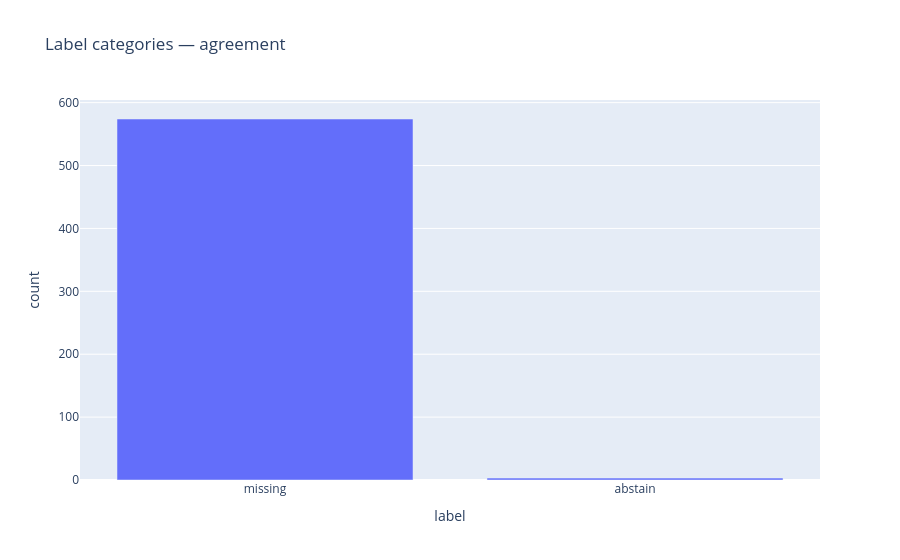
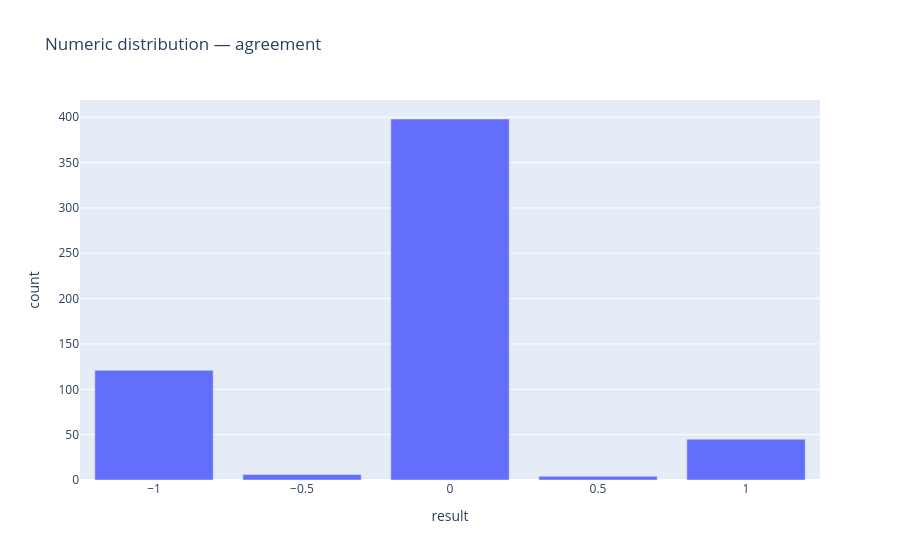

Notebook cell for these charts, in order:
### Code cell
# =============================================================================
# Abschnitt 4 — Task KPIs — Labels (wie Tab 3)
# =============================================================================

if df_lab.empty:
    print("WARNING: labels empty.")
elif not task_lab:
    print("WARNING: no task column detected.")
else:
    tasks = sorted(df_lab[task_lab].dropna().unique().tolist())
    print(f"Tasks found: {len(tasks)}")
    print(tasks)

    # choose task
    selected = SELECTED_LABEL_TASK if SELECTED_LABEL_TASK in tasks else (tasks[0] if tasks else None)
    print("Selected task:", selected)

    dft = df_lab[df_lab[task_lab] == selected].copy()
    if "is_abstain" not in dft.columns or "label_category" not in dft.columns:
        dft = add_label_category_columns(dft)

    # KPI tiles (as prints)
    print(f"Rows: {len(dft):,}")
    print(f"Abstain rows: {int(dft['is_abstain'].sum()):,}")
    print(f"Abstain share: {float(dft['is_abstain'].mean()):.3f}")
    if conf_lab and conf_lab in dft.columns:
        print(f"Mean confidence: {safe_numeric(dft[conf_lab]).mean():.3f}")
    else:
        print("Mean confidence: N/A")

    label_dist, value_dist, conf = compute_task_distributions(
        df_any=dft,
        task_col=task_lab,
        value_cols=value_candidates,
        conf_col=conf_lab,
        label_cat_col="label_category",
    )

    display(label_dist)
    px.bar(label_dist, x="label", y="count", title=f"Label categories — {selected}").show()

    if value_dist.empty:
        print("No usable numeric result field for this task.")
    else:
        display(value_dist.head(200))
        px.bar(value_dist, x="result", y="count", title=f"Numeric distribution — {selected}").show()

    if conf.empty:
        print("No confidence field.")
    else:
        display(conf)

    if conf_lab and conf_lab in dft.columns:
        px.histogram(dft, x=conf_lab, nbins=30, title=f"Confidence histogram — {selected}").show()

### Figure 1 — Plotly figure (JSON) as saved in the notebook; plotly's stock layout.template omitted (floating-point values rounded to 4 significant figures)
{"data": [{"hovertemplate": "label=%{x}<br>count=%{y}<extra></extra>", "legendgroup": "", "marker": {"color": "#636efa", "pattern": {"shape": ""}}, "name": "", "orientation": "v", "showlegend": false, "textposition": "auto", "x": ["missing", "abstain"], "xaxis": "x", "y": [574, 3], "yaxis": "y", "type": "bar"}], "layout": {"xaxis": {"anchor": "y", "domain": [0.0, 1.0], "title": {"text": "label"}}, "yaxis": {"anchor": "x", "domain": [0.0, 1.0], "title": {"text": "count"}}, "legend": {"tracegroupgap": 0}, "title": {"text": "Label categories — agreement"}, "barmode": "relative"}}

### Figure 2 — Plotly figure (JSON) as saved in the notebook; plotly's stock layout.template omitted (floating-point values rounded to 4 significant figures)
{"data": [{"hovertemplate": "result=%{x}<br>count=%{y}<extra></extra>", "legendgroup": "", "marker": {"color": "#636efa", "pattern": {"shape": ""}}, "name": "", "orientation": "v", "showlegend": false, "textposition": "auto", "x": [-1.0, -0.5, 0.0, 0.5, 1.0], "xaxis": "x", "y": [121, 6, 398, 4, 45], "yaxis": "y", "type": "bar"}], "layout": {"xaxis": {"anchor": "y", "domain": [0.0, 1.0], "title": {"text": "result"}}, "yaxis": {"anchor": "x", "domain": [0.0, 1.0], "title": {"text": "count"}}, "legend": {"tracegroupgap": 0}, "title": {"text": "Numeric distribution — agreement"}, "barmode": "relative"}}
